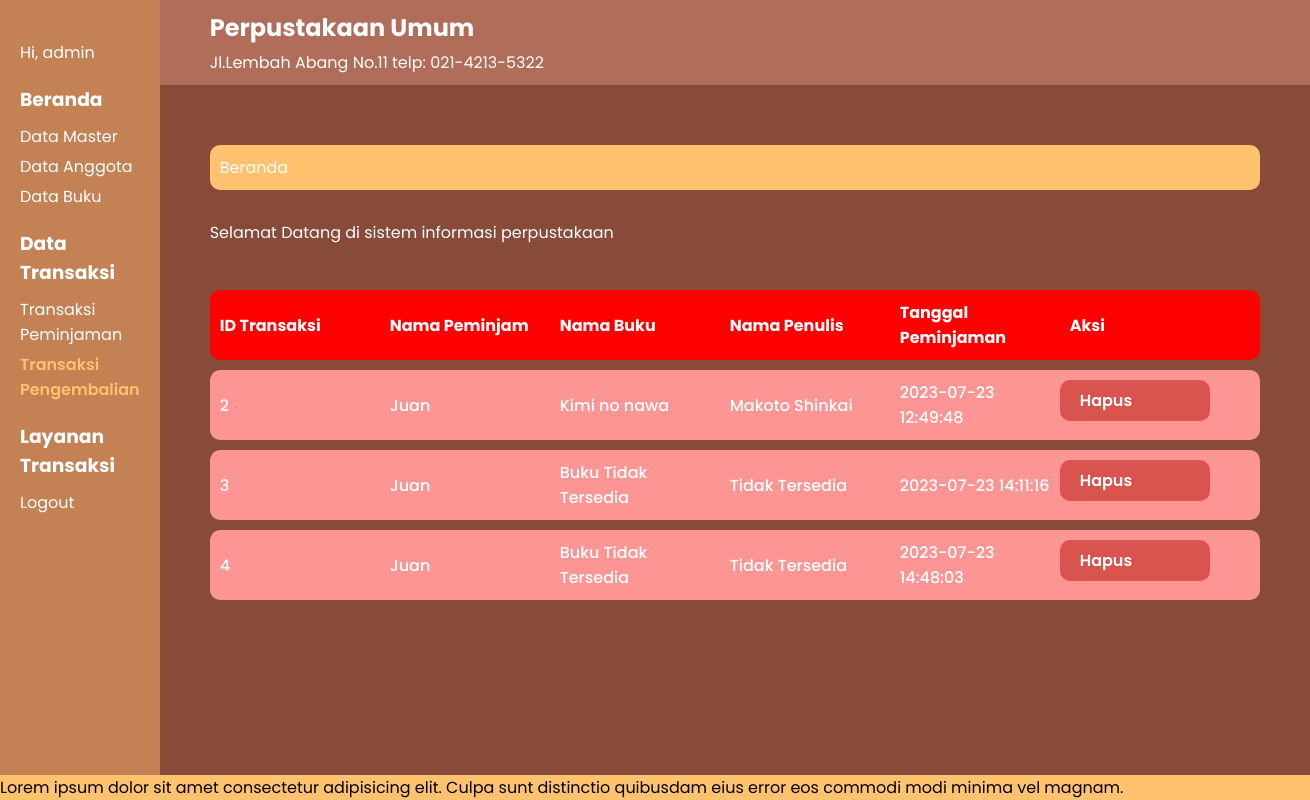
The page /index.php?p=transaksi-pengembalian (signed in) on the database its author committed.
### tables this page shows
CREATE TABLE `tb_buku` (
  `id_buku` int(5) NOT NULL,
  `judul_buku` varchar(64) DEFAULT NULL,
  `kategori` varchar(64) DEFAULT NULL,
  `pengarang` varchar(64) DEFAULT NULL,
  `penerbit` varchar(64) DEFAULT NULL
);

CREATE TABLE `tbpengembalian` (
  `id_transaksi` int(20) NOT NULL,
  `id_anggota` int(20) NOT NULL,
  `id_buku` int(20) NOT NULL,
  `tanggal_pengembalian` timestamp NOT NULL DEFAULT current_timestamp() ON UPDATE current_timestamp()
);

### class/Pengembalian.php (called while the page is built)
<?php
class Pengembalian {
  private $buku;
  private $anggota;
  private int $idTransaksi;
  private $timestamp;
  public $myDB;
  public function __construct($rowPengembalian) {
    global $db;
    $this->myDB = $db;
    $this->timestamp = $rowPengembalian['tanggal_pengembalian'];
    $this->idTransaksi = $rowPengembalian['id_transaksi'];
    $this->buku = $this->getInfoBuku($rowPengembalian['id_buku']);
    $this->anggota = $this->getInfoAnggota($rowPengembalian['id_anggota']);
  }
  public function getInfoBuku(int $id) {
     $sql = "SELECT * FROM tb_buku WHERE id_buku = $id";
    $query = mysqli_query($this->myDB, $sql);
    if( mysqli_num_rows($query) > 0) {
      return mysqli_fetch_array($query);
    } else {
      return null;
    }
  }
  public function getInfoAnggota(int $id) {
    $sql = "SELECT * FROM tbanggota WHERE idanggota = $id";
    $query = mysqli_query($this->myDB, $sql);
    if( mysqli_num_rows($query) > 0) {
      return mysqli_fetch_array($query);
    } else {
      return null;
    }
  }
  public function getPengembalian() {
    return [
      'id' => $this->idTransaksi,
      'peminjam' => isset($this->anggota['nama']) ? $this->anggota['nama'] : 'Anggota Telah Dihapus',
      'judul' => isset($this->buku['judul_buku']) ? $this->buku['judul_buku'] : 'Buku Tidak Tersedia',
      'pengarang' => isset($this->buku['pengarang']) ? $this->buku['pengarang'] : 'Tidak Tersedia',
      'timestamp' => $this->timestamp,
    ];
    return [
      'idTransaksi' => $this->idTransaksi  ,
      'timestamp' => $this->timestamp  ,
    ];
  }
}
?>

### pages/transaksi-pengembalian.php (the view)
<?php
require_once './class/Pengembalian.php';
$allPengembalian = getAllPengembalian();
function getAllPengembalian() {
  $allPengembalian = [];
  global $db;
  $sql = "SELECT * FROM tbpengembalian";
  $query = mysqli_query($db, $sql);
  if(mysqli_num_rows($query) > 0) {
    while($rowPengembalian = mysqli_fetch_array($query)) {
      $pengembalian = new Pengembalian($rowPengembalian);
      $allPengembalian[] = $pengembalian->getPengembalian();
    }
    return $allPengembalian;
  } else {
    return null;
  }
}
?>
<div class="tabel">
  <div class="head">
      <p>ID Transaksi</p>
      <p>Nama Peminjam</p>
      <p>Nama Buku</p>
      <p>Nama Penulis</p>
      <p>Tanggal Peminjaman</p>
      <p>Aksi</p>
    </div>
  <?php if($allPengembalian == null) :?>
    <div class="kosong">
    <h3>Tidak ada data buku ditemukan</h3>
  </div>
  <?php else: ?>
    <?php foreach($allPengembalian as $pengembalian) {?>
      <div class="content">
        <p><?php echo $pengembalian['id']?></p>
          <p><?php echo $pengembalian['peminjam']?></p>
          <p><?php echo $pengembalian['judul']?></p>
          <p><?php echo $pengembalian['pengarang']?></p>
          <p><?php echo $pengembalian['timestamp']?></p>
          <div class="tombol-wrapper">
            <a href="proses/hapus-pengembalian-proses.php?id=<?php echo $pengembalian['id']?>" class="btn-hapus">Hapus</a>
          </div>
      </div>
    <?php }?>
  <?php endif;?>
</div>

### index.php (shortened to what this page needs)
<?php
  require_once './koneksi.php';
?>
<!DOCTYPE html>
<html lang="en">
<head>
<link rel="stylesheet" href="./styles/index.css">
<link rel="stylesheet" href="./styles/anggota.css">
<link rel="stylesheet" href="./styles/anggota-input.css">
<link rel="stylesheet" href="./styles/tabel.css">
</head>
<body>
  <nav>
    <?php if(isset($_GET['p'])) :?>
    <p class="user-info">Hi, admin</p>
    <div class="nav-group">
      <h3 class="nav-title">Beranda</h3>
      <a href="#" class="nav-item">Data Master</a>
      <a href="?p=anggota" class="nav-item <?php echo $_GET['p'] == 'anggota' ? 'active' : '' ?>">Data Anggota</a>
      <a href="?p=list-buku" class="nav-item  <?php echo $_GET['p'] == 'list-buku' ? 'active' : '' ?>">Data Buku</a>
    </div>
    <div class="nav-group">
      <h3 class="nav-title">Data Transaksi</h3>
      <a href="?p=transaksi-peminjaman" class="nav-item  <?php echo $_GET['p'] == 'transaksi-peminjaman' ? 'active' : '' ?>">Transaksi Peminjaman</a>
      <a href="?p=transaksi-pengembalian" class="nav-item  <?php echo $_GET['p'] == 'transaksi-pengembalian' ? 'active' : '' ?>">Transaksi Pengembalian</a>
    </div>
    <div class="nav-group">
      <h3 class="nav-title">Layanan Transaksi</h3>
      <a href="proses/logout-proses.php" class="nav-item">Logout</a>
    </div>
    <?php endif;?>
  </nav>
  <main>
    <header>
      <h2 class="header-title">Perpustakaan Umum</h2>
      <p class="alamat">Jl.Lembah Abang No.11 telp: 021-4213-5322</p>
    </header>
    <div class="main-wrapper">
      <div class="breadcrumb">
        <p>Beranda</p>
      </div>
      <div class="content">
        <p class="greet">Selamat Datang di sistem informasi perpustakaan</p>
        <?php if(isset($_GET['p']) && $_GET['p'] == 'anggota') {
          include "./pages/anggota.php";
        } else if(isset($_GET['p']) && $_GET['p'] == 'anggota-input') {
          include "./pages/anggota-input.php";
        } else if(isset($_GET['p']) && $_GET['p'] == 'anggota-edit') {
          include "./pages/anggota-edit.php";
        } else if(isset($_GET['p']) && $_GET['p'] == 'transaksi-peminjaman') {
          include "./pages/transaksi-peminjaman.php";
        } else if(isset($_GET['p']) && $_GET['p'] == 'edit-transaksi-peminjaman') {
          include "./pages/edit-transaksi-peminjaman.php";
        } else if(isset($_GET['p']) && $_GET['p'] == 'transaksi-pengembalian') {
          include "./pages/transaksi-pengembalian.php";
        } else if(isset($_GET['p']) && $_GET['p'] == 'list-buku') {
          include "./pages/list-buku.php";
        } else if(isset($_GET['p']) && $_GET['p'] == 'tambah-buku') {
          include "./pages/tambah-buku.php";
        } else if(isset($_GET['p']) && $_GET['p'] == 'edit-buku') {
          include "./pages/edit-buku.php";
        } else if(isset($_GET['p']) && $_GET['p'] == 'input-peminjaman') {
          include "./pages/input-peminjaman.php";
        }
         else {
           echo '<h2>Membaca Adalah wawasan dunia</h2>';
        }
        ?>
      </div>
    </div>
  </main>
  <footer>
<p>Lorem ipsum dolor sit amet consectetur adipisicing elit. Culpa sunt distinctio quibusdam eius error eos commodi modi minima vel magnam.</p>
  </footer>
</body>
</html>

### styles/index.css (style rules this page uses)
* { margin: 0; padding: 0; box-sizing: border-box; font-family: "Poppins", sans-serif; }
body { position: relative; width: 100%; display: flex; flex-wrap: nowrap; overflow-x: hidden; min-height: 100vh; }
body nav { flex: 1; background-color: #c38154; padding: 20px; color: white; }
body nav .user-info, body nav .nav-group { margin: 20px 0; }
body nav .nav-title { margin-bottom: 10px; }
body nav .nav-item { color: white; text-decoration: none; display: block; margin-bottom: 5px; }
body nav .nav-item:hover, body nav .nav-item.active { font-weight: 600; color: #ffc26f; }
body main { flex: 3; background-color: #884a39; flex-basis: 75%; }
body main { color: white; }
body main header { padding: 10px 50px; background-color: #af6d5a; }
body main header .alamat { margin-top: 5px; }
body main .main-wrapper { padding: 0 50px; margin-top: 60px; }
body main .breadcrumb { padding: 10px; background-color: #ffc26f; margin-bottom: 30px; border-radius: 10px; }
.greet { margin-bottom: 45px; }
body footer { background-color: #ffc26f; position: absolute; bottom: 0; left: 0; width: 100%; margin-top: 30px; }

### styles/anggota.css (style rules this page uses)
.content { position: relative; margin-bottom: 60px; }

### styles/tabel.css (style rules this page uses)
.tabel .head, .tabel .content { display: flex; }
.tabel .head, .tabel .content { margin-bottom: 10px; background-color: red; border-radius: 10px; padding: 10px; font-weight: 700; }
.tabel .head *, .tabel .content * { width: 150px; margin-right: 20px; display: flex; align-items: center; }
.tabel .content { font-weight: 500; background-color: rgb(253, 149, 149); }
.tombol-wrapper { display: flex; flex-direction: column; justify-content: space-between; }
.btn-hapus, .btn-edit, .btn-pengembalian { display: block; color: white; text-decoration: none; padding: 0.5rem 1.25rem; border-radius: 10px; background-color: #c38154; font-weight: 600; margin-bottom: 5px; text-align: center; }
.btn-hapus { background-color: #d9534f; }

### rows shown on the page
tb_buku: id "2", peminjam "Juan", judul_buku "Kimi no nawa", pengarang "Makoto Shinkai", timestamp "2023-07-23 12:49:48"
tbpengembalian: id_transaksi "3", peminjam "Juan", judul "Buku Tidak Tersedia", pengarang "Tidak Tersedia", tanggal_pengembalian "2023-07-23 14:11:16"
tbpengembalian: id_transaksi "4", peminjam "Juan", judul "Buku Tidak Tersedia", pengarang "Tidak Tersedia", tanggal_pengembalian "2023-07-23 14:48:03"
